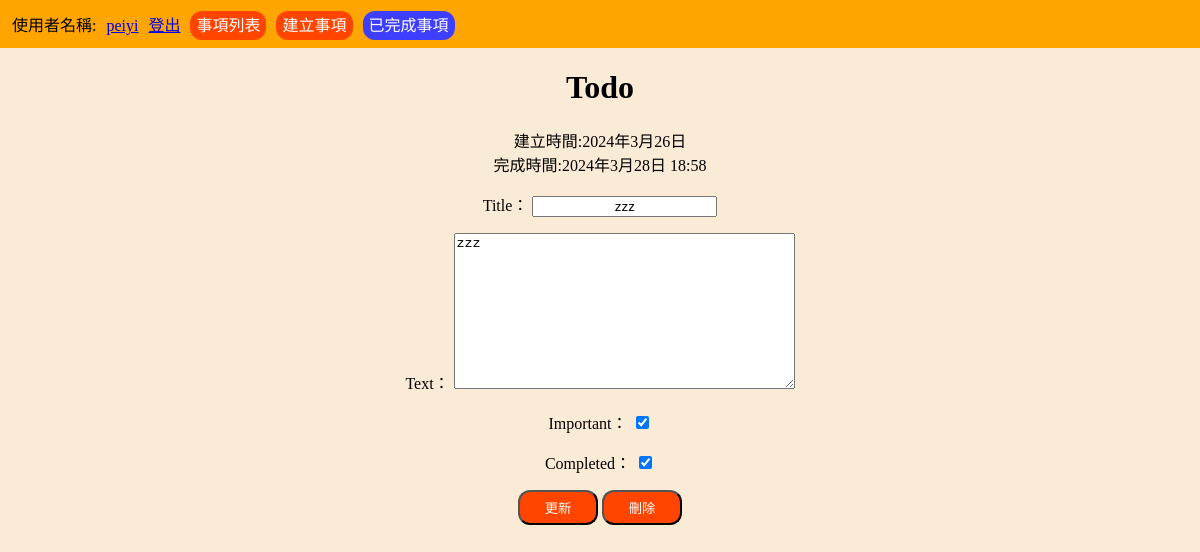
The page /todo/6 (signed in) on the database its author committed.
### todo/models.py (models this page shows, shortened)
class Todo(models.Model):
    title = models.CharField(max_length=100, null=False)
    text = models.TextField(blank=True)
    created = models.DateField(auto_now_add=True)
    date_completed = models.DateTimeField(blank=True, null=True)
    important = models.BooleanField(default=False)
    user = models.ForeignKey(User, on_delete=models.CASCADE)
    completed = models.BooleanField(default=False)

### todo/views.py (the view, shortened to what this page needs)
# urls.py: path("todo/<int:id>", views.view_todo, name="view-todo"),
@login_required
def view_todo(request, id):
    todo = None
    message = ""
    try:
        todo = Todo.objects.get(id=id)
        form = TodoForm(instance=todo)
    except Exception as e:
        print(e)
        message = "修改或刪除失敗..."
    return render(
        request, "todo/view-todo.html", {"todo": todo, "form": form, "message": message}
    )

### todo/forms.py
class TodoForm(ModelForm):
    class Meta:
        model = Todo
        fields = ["title", "text", "important", "completed"]

### todo/templates/todo/view-todo.html (shortened to what this page needs)
{% extends 'base.html' %}
{% block content %}
<h1>Todo</h1>
建立時間:{{todo.created}}<br>
{% if todo.date_completed %}
完成時間:{{todo.date_completed}}
{% endif %}
<form action="" method="POST">
    {{form.as_p}}
    <input class="button-style" type="submit" value="更新" name="update">
    <input class="button-style" type="submit" value="刪除" name="delete">
</form>
{% endblock %}

### templates/base.html (shortened to what this page needs)
<!DOCTYPE html>
<html lang="zh-Hant">
<head>
</head>
<body>
    <div id="navbar">
        {% if user.is_authenticated %}
        使用者名稱:
        <a href="{% url 'profile' %}">{{user.username}}</a>
        <a href="{% url 'logout' %}">登出</a>
        <a class="button-style" href="{% url 'todolist' %}">事項列表</a>
        <a class="button-style" href="{% url 'create-todo' %}">建立事項</a>
        <a class="button-style" style="background-color: rgb(62, 62, 255);" href="{% url 'completed-todo' %}">已完成事項</a>
        {% else %}
        <a href="{% url 'login' %}">登入</a>
        <a href="{% url 'register' %}">註冊帳號</a>
        {% endif %}
    </div>
    <div id="container">
        {% block content %}
        {% endblock %}
    </div>
</body>
</html>

### templates/base.html (style rules this page uses)
body { margin: 0; background-color: antiquewhite; }
#navbar { background-color: orange; padding: 12px; }
#container { margin: 12px; text-align: center; }
a { margin-left: 6px; }
.button-style { background-color: orangered; color: white; padding: 6px; border-radius: 12px; text-decoration: none; }
input { text-align: center; }

### todo/templates/todo/view-todo.html (style rules this page uses)
.button-style { width: 80px; }

### rows shown on the page
Todo: created "2024年3月26日", date_completed "2024年3月28日 18:58", title "zzz", text "zzz", important "☑", completed "☑"

### other values the page prints
{{ user.username }} "peiyi"
